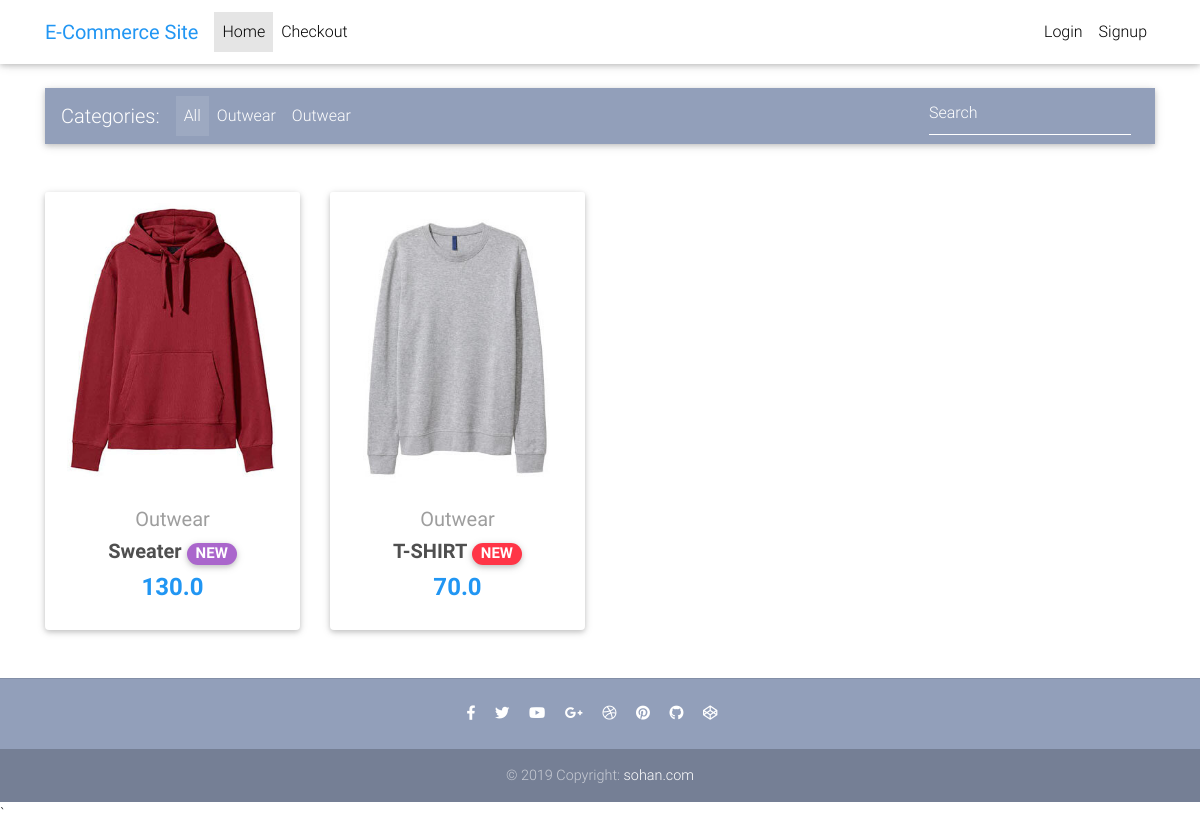
The page /category/OW on the database its author committed.
### core/models.py (models this page shows, shortened)
class Item(models.Model):
    title = models.CharField(max_length=100)
    price = models.FloatField()
    discount_price = models.FloatField(blank=True, null=True)
    category = models.CharField(choices=CATEGORY_CHOICES, max_length=2)
    label = models.CharField(choices=LABEL_CHOICES, max_length=1)
    availabily = models.CharField(
        choices=AVAILABILITY_PRODUCT, max_length=1, blank=True, null=True)
    slug = models.SlugField(blank=True, null=True)
    description = models.TextField()
    image = models.ImageField()

### core/views.py (the view)
# urls.py: path('category/<category>', CategoryListView.as_view(), name='category-list'),
class CategoryListView(ListView):
    model = Item
    template_name = 'categorylist.html'
    def get_queryset(self):
        category = self.kwargs.get('category')
        return Item.objects.filter(category=category)

### templates/categorylist.html (shortened to what this page needs)
{% extends 'base.html' %}
{% block maincontent %}
  <main>
    <div class="container">
{% include 'navbar.html' %}
      <section class="text-center mb-4">
        <div class="row wow fadeIn">
          {% for item in object_list %}
          <div class="col-lg-3 col-md-6 mb-4">
            <div class="card">
              <div class="view overlay">
                <img src="{{ item.image.url }}" class="card-img-top"
                  alt="">
              </div>
              <div class="card-body text-center">
                <a href="" class="grey-text">
                  <h5> {{ item.get_category_display  }}  </h5>
                </a>
                <h5>
                  <strong>
                    <a href="{% url 'product-detail' item.slug %}" target="blank" class="dark-grey-text">{{ item.title }}
                      <span class="badge badge-pill {{item.get_label_display}}-color">NEW</span>
                    </a>
                  </strong>
                </h5>
                <h4 class="font-weight-bold blue-text">
                  <strong>
                    {% if item.discount_price %}
                      {{ item.discount_price  }}
                    {%else %}
                  {{ item.price  }}
                    {% endif %}
                </strong>
                </h4>
              </div>
            </div>
          </div>
          {%  endfor %}
        </div>
      </section>
    </div>
  </main>
{% endblock maincontent %}

### templates/base.html (shortened to what this page needs)
{% load static %}
<!DOCTYPE html>
<html lang="en">
<head>
  <link rel="stylesheet" href="https://use.fontawesome.com/releases/v5.8.2/css/all.css">
  <link href="{% static 'css/bootstrap.min.css'  %}" rel="stylesheet">
  <link href="{% static 'css/mdb.min.css' %}" rel="stylesheet">
  <link href="{% static 'css/style.min.css' %}" rel="stylesheet">
</head>
<body>
<div class="mt-5 pt-4">
    </div>
{% include 'menubar.html' %}
{%block maincontent %}
{% endblock maincontent  %}
{% include 'footer.html' %}
</body>
</html>

### templates/menubar.html (shortened to what this page needs)
{% load cart_template_tags %}
  <nav class="navbar fixed-top navbar-expand-lg navbar-light white scrolling-navbar">
    <div class="container">
      <a class="navbar-brand waves-effect" href="{% url 'home' %}" >
        <strong class="blue-text">E-Commerce Site</strong>
      </a>
      <div class="collapse navbar-collapse" id="navbarSupportedContent">
        <ul class="navbar-nav mr-auto">
           <li class="nav-item active">
            <a class="nav-link waves-effect" href="/">Home
            </a>
          </li>
          <li class="nav-item">
            <a class="nav-link waves-effect" href="/checkout">
            Checkout</a>
          </li>
        </ul>
        <ul class="navbar-nav nav-flex-icons">
          {% if request.user.is_authenticated %}
          <li class="nav-item">
            <a href="{% url 'order-summary' %}" class="nav-link waves-effect">
              <span class="badge red z-depth-1 mr-1"> {{ request.user | cart_item_count }}  </span>
              <i class="fas fa-shopping-cart"></i>
              <span class="clearfix d-none d-sm-inline-block"> Cart </span>
            </a>
          </li>
          <li class="nav-item">
            <a class="nav-link waves-effect" href="{% url 'profile'  %}">
              <span class="clearfix d-none d-sm-inline-block"> {{ request.user }} </span>
            </a>
          </li>
          <li class="nav-item">
            <a class="nav-link waves-effect" href="{% url 'account_logout' %}">
              <span class="clearfix d-none d-sm-inline-block"> Logout </span>
            </a>
          </li>
          {% else %}
          <li class="nav-item">
            <a class="nav-link waves-effect" href="{% url 'account_login' %}">
              <span class="clearfix d-none d-sm-inline-block"> Login </span>
            </a>
          </li>
          <li class="nav-item">
            <a class="nav-link waves-effect" href="{% url 'account_signup' %}">
              <span class="clearfix d-none d-sm-inline-block"> Signup </span>
            </a>
          </li>
          {% endif %}
        </ul>
      </div>
    </div>
  </nav>

### templates/navbar.html (shortened to what this page needs)
      <nav class="navbar navbar-expand-lg navbar-dark mdb-color lighten-3 mt-3 mb-5">
        <span class="navbar-brand">Categories:</span>
        <div class="collapse navbar-collapse" id="basicExampleNav">
          <ul class="navbar-nav mr-auto">
            <li class="nav-item active">
              <a class="nav-link" href="{% url 'home' %}">All
              </a>
            </li>
            {% for list in object_list %}
            <li class="nav-item">
              <a class="nav-link" href="{% url 'category-list' list.category %}">{{ list.get_category_display }}</a>
            </li>
            {% endfor %}
          </ul>
          <form class="form-inline">
            <div class="md-form my-0">
              <input class="form-control mr-sm-2" type="text" placeholder="Search" aria-label="Search">
            </div>
          </form>
        </div>
      </nav>

### templates/footer.html
  <footer class="page-footer text-center font-small mt-4 wow fadeIn">
    <hr class="my-4">
    <div class="pb-4">
      <a href="https://www.facebook.com/mdbootstrap" target="_blank">
        <i class="fab fa-facebook-f mr-3"></i>
      </a>
      <a href="https://twitter.com/MDBootstrap" target="_blank">
        <i class="fab fa-twitter mr-3"></i>
      </a>
      <a href="https://www.youtube.com/watch?v=7MUISDJ5ZZ4" target="_blank">
        <i class="fab fa-youtube mr-3"></i>
      </a>
      <a href="https://plus.google.com/u/0/b/107863090883699620484" target="_blank">
        <i class="fab fa-google-plus-g mr-3"></i>
      </a>
      <a href="https://dribbble.com/mdbootstrap" target="_blank">
        <i class="fab fa-dribbble mr-3"></i>
      </a>
      <a href="https://pinterest.com/mdbootstrap" target="_blank">
        <i class="fab fa-pinterest mr-3"></i>
      </a>
      <a href="https://github.com/mdbootstrap/bootstrap-material-design" target="_blank">
        <i class="fab fa-github mr-3"></i>
      </a>
      <a href="http://codepen.io/mdbootstrap/" target="_blank">
        <i class="fab fa-codepen mr-3"></i>
      </a>
    </div>
    <div class="footer-copyright py-3">
      © 2019 Copyright:
      <a href="#" target="_blank"> sohan.com </a>
    </div>
  </footer>

### templates/scripts.html (shortened to what this page needs)
{% load static %}

### templates/base.html (style rules this page uses)
html, body, header, .carousel { height: 60vh; }

### rows shown on the page
Item: category "Outwear", image (picture), title "Sweater", discount_price "130.0"
Item: category "Outwear", image (picture), title "T-SHIRT", discount_price "70.0"
